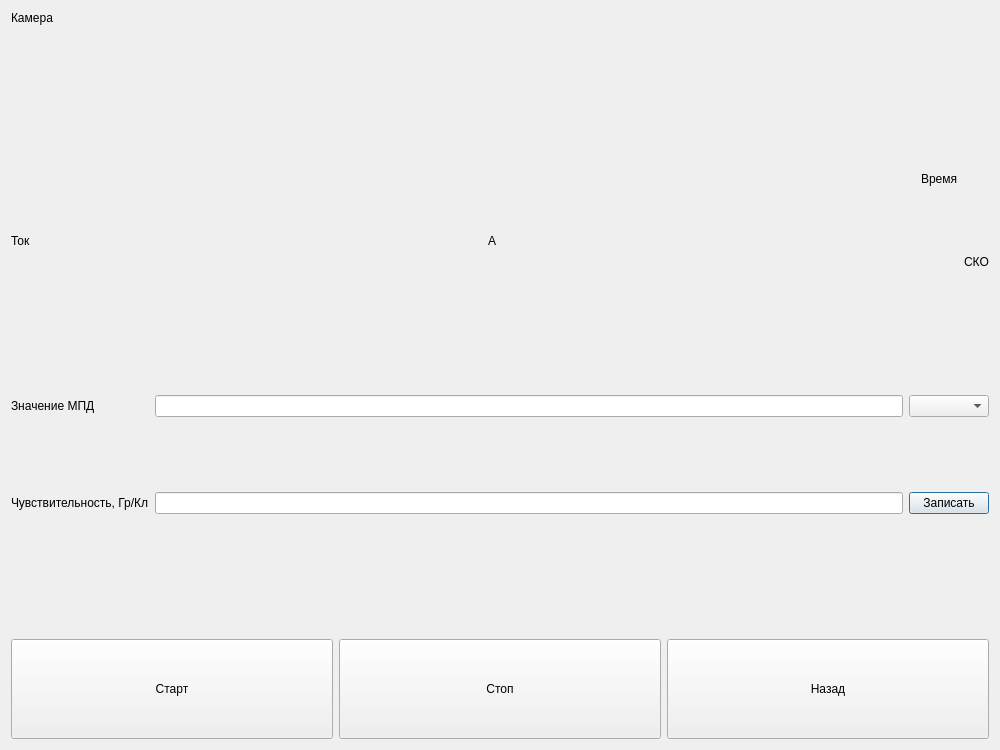
<?xml version="1.0" encoding="UTF-8"?>
<ui version="4.0">
 <class>Beta_verify</class>
 <widget class="QDialog" name="Beta_verify">
  <property name="geometry">
   <rect>
    <x>0</x>
    <y>0</y>
    <width>1000</width>
    <height>750</height>
   </rect>
  </property>
  <property name="windowTitle">
   <string>Dialog</string>
  </property>
  <layout class="QVBoxLayout" name="verticalLayout_3">
   <item>
    <widget class="QLabel" name="label_5">
     <property name="text">
      <string>Камера</string>
     </property>
    </widget>
   </item>
   <item>
    <spacer name="verticalSpacer_5">
     <property name="orientation">
      <enum>Qt::Vertical</enum>
     </property>
     <property name="sizeHint" stdset="0">
      <size>
       <width>20</width>
       <height>40</height>
      </size>
     </property>
    </spacer>
   </item>
   <item>
    <layout class="QHBoxLayout" name="horizontalLayout_5">
     <item>
      <layout class="QVBoxLayout" name="verticalLayout">
       <item>
        <layout class="QHBoxLayout" name="horizontalLayout_3">
         <item>
          <spacer name="horizontalSpacer">
           <property name="orientation">
            <enum>Qt::Horizontal</enum>
           </property>
           <property name="sizeHint" stdset="0">
            <size>
             <width>40</width>
             <height>20</height>
            </size>
           </property>
          </spacer>
         </item>
         <item>
          <widget class="QLabel" name="label_3">
           <property name="sizePolicy">
            <sizepolicy hsizetype="Preferred" vsizetype="Minimum">
             <horstretch>0</horstretch>
             <verstretch>0</verstretch>
            </sizepolicy>
           </property>
           <property name="text">
            <string>Время</string>
           </property>
          </widget>
         </item>
        </layout>
       </item>
       <item>
        <layout class="QHBoxLayout" name="horizontalLayout_2">
         <item>
          <widget class="QLabel" name="label">
           <property name="text">
            <string>Ток</string>
           </property>
          </widget>
         </item>
         <item>
          <widget class="QLabel" name="label_2">
           <property name="text">
            <string>А</string>
           </property>
          </widget>
         </item>
        </layout>
       </item>
      </layout>
     </item>
     <item>
      <layout class="QVBoxLayout" name="verticalLayout_2">
       <item>
        <spacer name="verticalSpacer">
         <property name="orientation">
          <enum>Qt::Vertical</enum>
         </property>
         <property name="sizeHint" stdset="0">
          <size>
           <width>20</width>
           <height>40</height>
          </size>
         </property>
        </spacer>
       </item>
       <item>
        <layout class="QHBoxLayout" name="horizontalLayout_4">
         <item>
          <widget class="QLabel" name="label_4">
           <property name="text">
            <string>СКО</string>
           </property>
          </widget>
         </item>
        </layout>
       </item>
      </layout>
     </item>
    </layout>
   </item>
   <item>
    <spacer name="verticalSpacer_2">
     <property name="orientation">
      <enum>Qt::Vertical</enum>
     </property>
     <property name="sizeHint" stdset="0">
      <size>
       <width>20</width>
       <height>40</height>
      </size>
     </property>
    </spacer>
   </item>
   <item>
    <layout class="QGridLayout" name="gridLayout">
     <item row="0" column="1">
      <widget class="QLineEdit" name="lineEdit"/>
     </item>
     <item row="0" column="0">
      <widget class="QLabel" name="label_6">
       <property name="text">
        <string>Значение МПД</string>
       </property>
      </widget>
     </item>
     <item row="2" column="0">
      <widget class="QLabel" name="label_7">
       <property name="text">
        <string>Чувствительность, Гр/Кл</string>
       </property>
      </widget>
     </item>
     <item row="0" column="2">
      <widget class="QComboBox" name="comboBox"/>
     </item>
     <item row="2" column="2">
      <widget class="QPushButton" name="pushButton_4">
       <property name="text">
        <string>Записать</string>
       </property>
      </widget>
     </item>
     <item row="2" column="1">
      <widget class="QLineEdit" name="lineEdit_2"/>
     </item>
     <item row="1" column="1">
      <spacer name="verticalSpacer_4">
       <property name="orientation">
        <enum>Qt::Vertical</enum>
       </property>
       <property name="sizeHint" stdset="0">
        <size>
         <width>20</width>
         <height>40</height>
        </size>
       </property>
      </spacer>
     </item>
    </layout>
   </item>
   <item>
    <spacer name="verticalSpacer_3">
     <property name="orientation">
      <enum>Qt::Vertical</enum>
     </property>
     <property name="sizeHint" stdset="0">
      <size>
       <width>20</width>
       <height>40</height>
      </size>
     </property>
    </spacer>
   </item>
   <item>
    <layout class="QHBoxLayout" name="horizontalLayout">
     <item>
      <widget class="QPushButton" name="pushButton_2">
       <property name="sizePolicy">
        <sizepolicy hsizetype="Minimum" vsizetype="Maximum">
         <horstretch>0</horstretch>
         <verstretch>10</verstretch>
        </sizepolicy>
       </property>
       <property name="minimumSize">
        <size>
         <width>0</width>
         <height>100</height>
        </size>
       </property>
       <property name="maximumSize">
        <size>
         <width>16777215</width>
         <height>100</height>
        </size>
       </property>
       <property name="text">
        <string>Старт</string>
       </property>
      </widget>
     </item>
     <item>
      <widget class="QPushButton" name="pushButton_3">
       <property name="sizePolicy">
        <sizepolicy hsizetype="Minimum" vsizetype="Maximum">
         <horstretch>0</horstretch>
         <verstretch>10</verstretch>
        </sizepolicy>
       </property>
       <property name="minimumSize">
        <size>
         <width>0</width>
         <height>100</height>
        </size>
       </property>
       <property name="maximumSize">
        <size>
         <width>16777215</width>
         <height>100</height>
        </size>
       </property>
       <property name="text">
        <string>Стоп</string>
       </property>
      </widget>
     </item>
     <item>
      <widget class="QPushButton" name="pushButton">
       <property name="sizePolicy">
        <sizepolicy hsizetype="Minimum" vsizetype="Maximum">
         <horstretch>0</horstretch>
         <verstretch>10</verstretch>
        </sizepolicy>
       </property>
       <property name="minimumSize">
        <size>
         <width>0</width>
         <height>100</height>
        </size>
       </property>
       <property name="maximumSize">
        <size>
         <width>16777215</width>
         <height>100</height>
        </size>
       </property>
       <property name="text">
        <string>Назад</string>
       </property>
      </widget>
     </item>
    </layout>
   </item>
  </layout>
 </widget>
 <resources/>
 <connections/>
</ui>
